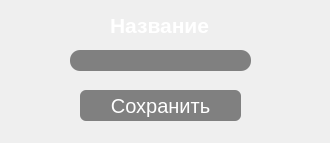
<?xml version="1.0" encoding="UTF-8"?>
<ui version="4.0">
 <class>Dialog</class>
 <widget class="QDialog" name="Dialog">
  <property name="geometry">
   <rect>
    <x>0</x>
    <y>0</y>
    <width>330</width>
    <height>143</height>
   </rect>
  </property>
  <property name="windowTitle">
   <string>Dialog</string>
  </property>
  <property name="styleSheet">
   <string notr="true">background: radial-gradient(50% 50% at 50% 50%, rgba(255, 255, 255, 0.17) 0%, rgba(60, 60, 60, 0) 85.42%), #18181B;
    background-repeat: no-repeat;
	background-size: cover;</string>
  </property>
  <widget class="QLabel" name="label">
   <property name="geometry">
    <rect>
     <x>110</x>
     <y>10</y>
     <width>101</width>
     <height>31</height>
    </rect>
   </property>
   <property name="styleSheet">
    <string notr="true">color: #fff;
font: 8pt &quot;Yu Gothic UI Semilight&quot;;
font-size: 14px;</string>
   </property>
   <property name="text">
    <string>&lt;html&gt;&lt;head/&gt;&lt;body&gt;&lt;p&gt;&lt;span style=&quot; font-size:16pt; font-weight:600;&quot;&gt;Название&lt;/span&gt;&lt;/p&gt;&lt;/body&gt;&lt;/html&gt;</string>
   </property>
  </widget>
  <widget class="QTextEdit" name="textEdit">
   <property name="geometry">
    <rect>
     <x>70</x>
     <y>50</y>
     <width>181</width>
     <height>21</height>
    </rect>
   </property>
   <property name="cursor" stdset="0">
    <cursorShape>IBeamCursor</cursorShape>
   </property>
   <property name="styleSheet">
    <string notr="true">border-radius: 10px;
color: #fff;
background-color: gray;</string>
   </property>
   <property name="verticalScrollBarPolicy">
    <enum>Qt::ScrollBarAlwaysOff</enum>
   </property>
   <property name="horizontalScrollBarPolicy">
    <enum>Qt::ScrollBarAlwaysOff</enum>
   </property>
  </widget>
  <widget class="QPushButton" name="pushButton_5">
   <property name="geometry">
    <rect>
     <x>80</x>
     <y>90</y>
     <width>161</width>
     <height>31</height>
    </rect>
   </property>
   <property name="cursor">
    <cursorShape>PointingHandCursor</cursorShape>
   </property>
   <property name="styleSheet">
    <string notr="true">background-color: gray;
border-radius: 6px;
opacity: 0.5;
font-size: 20px;
color: #fff;</string>
   </property>
   <property name="text">
    <string>Сохранить</string>
   </property>
  </widget>
 </widget>
 <resources/>
 <connections/>
</ui>
